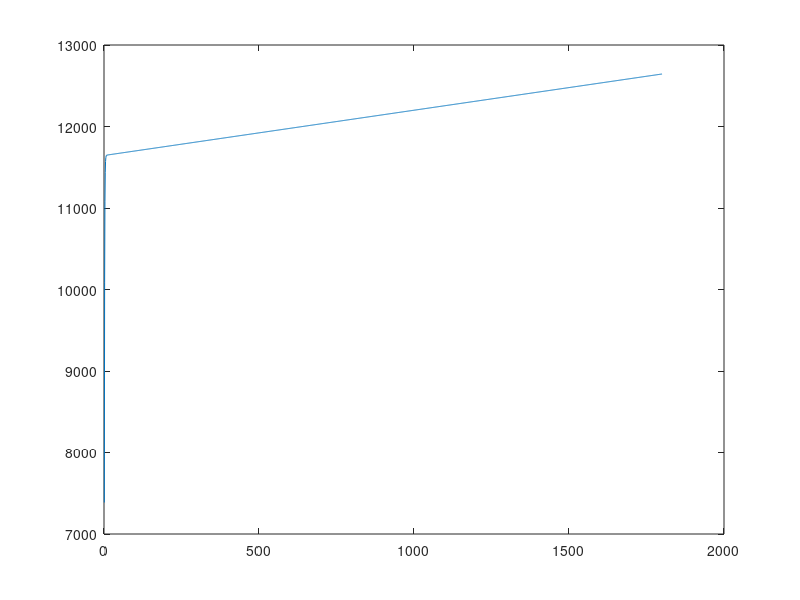

This chart was generated by the following MATLAB code:
t = linspace(1,1800,1800);
A = 5.43e-2;
n = 0.0117;
e0 = 0;
fm = e0 + A*t.^n;

Em = 6.75e7;
num = 3.60e6;
Ek = 171.76;
nuk = 170.73;
sig0 = 2e6;

% sig0 = 1;
% Em = 0.273;
% num = 0.219;
% Ek = 0.001;
% nuk = -0.276;
% t = [0,10,20,40,60,80,100,200,300];

tau = nuk/Ek;
expo = -t/tau;

bm = sig0*(1/Em + (1/Ek)*(1-exp(expo)) + t/num);
figure(1)
plot(t, bm);
% hold on
% plot(t,fm,'r-o')
% figure(2);
% plot(t,fm);

% t0 = 0;
%
% c1 = 33.3e-5;
% c2 = 1.8391e-10;
% c3 = 5.312e-7;
% c4 = 1.6575e-6;
% str = 5;
%
% j = c1 + c2*(t-t0) + c3 * (1-exp((t0-t)*(c4/c3)));
%
% elong = str * j;
%
% h1 = 31.2;
% matC1 = 4.11e-9;
% matC2 = 1.82;
% matD1 = -11.90;
% matD2 = 1.6776;
% matStr = [10.83 12.48 14.13 16.27 18.32 19.58];
%
% for k = 1:length(matStr)
%   h2 = log(1+h1) / (matD1 * matStr(k)^(matD2-1));
%   eMat(k,1:length(t)) = (1/(h2*matStr(k))) * log(1 + (1+h1) * exp(h2*matC1*matStr(k)^(matC2+1)*t) - 1);
%   S(k,1:length(t)) = eMat(k)/matStr(k);
%   E(k,1:length(t)) = S(k,1:length(t)).^-1;
% end
